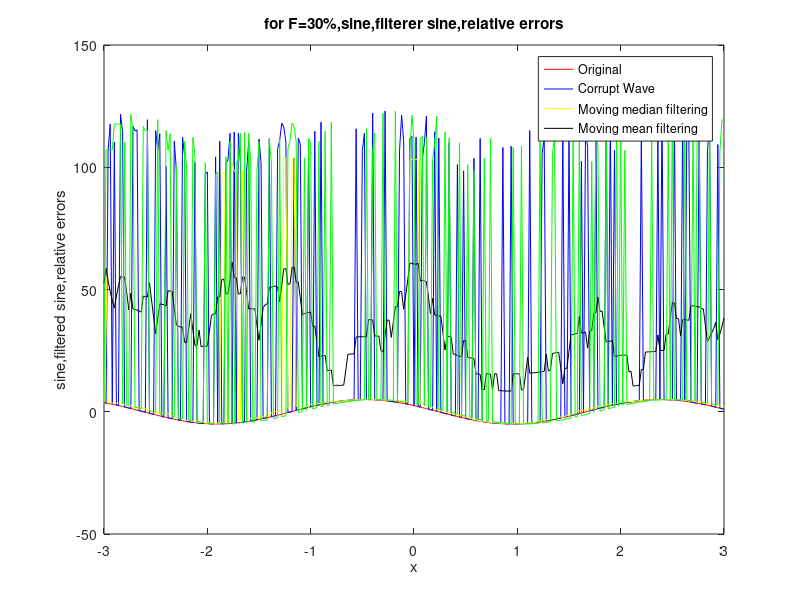
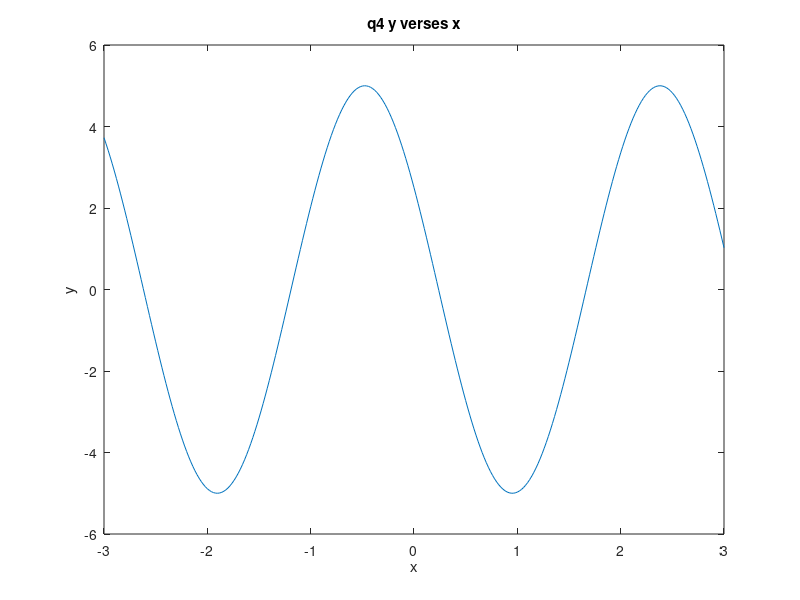

These figures' MATLAB source, in order:


clear;clc;
x = [-3:0.02:3];
y = 5*cos(2.2*x+(pi/3));
figure(8);plot(x,y);
xlabel ('x');
ylabel ('y');
title ('q4 y verses x');
k = length(y);
p = round(0.7*k);
q =(120-100).*rand(301,1)+100;

q(randperm(301,p))=0;
p1=length(q);
z = y+q';
m = z;
l = z;
n = z;
for i = 1:8
    b = z(1:(i+8));
    m(1,i) = median(b);
    n(1,i) = sum(b)/length(b);
    p=round(length(b)/4);
    l(1,i) = b(p);
end
for i = 9:293
    b = z((i-8):(i+8));
    m(1,i) = median(b);
    n(1,i) = sum(b)/length(b);
    p=round(length(b)/4);
    l(1,i) = b(p);
end
for i = 294:301
    b = z((i-8):301);
    m(1,i) = median(b);
    n(1,i) = sum(b)/length(b);
    p=round(length(b)/4);
    l(1,i) = b(p);
end

error4 = sum(z.*z);
    error1 = sum((z-m).*(z-m))/error4;
    error2 = sum((z-n).*(z-n))/error4;
    error3 = sum((z-l).*(z-l))/error4;

  figure(7);
  plot(x,y,'color','red');
  hold on;
  plot(x,z,'color','blue');
  hold on;
  plot(x,m,'color','yellow');
  hold on;
  plot(x,n,'color','black');
  hold on;
  plot(x,l,'color','green');
  legend('Original', 'Corrupt Wave', 'Moving median filtering', 'Moving mean filtering');
    xlabel('x');
    ylabel('sine,filtered sine,relative errors');
  title('for F=30%,sine,filterer sine,relative errors');
        
